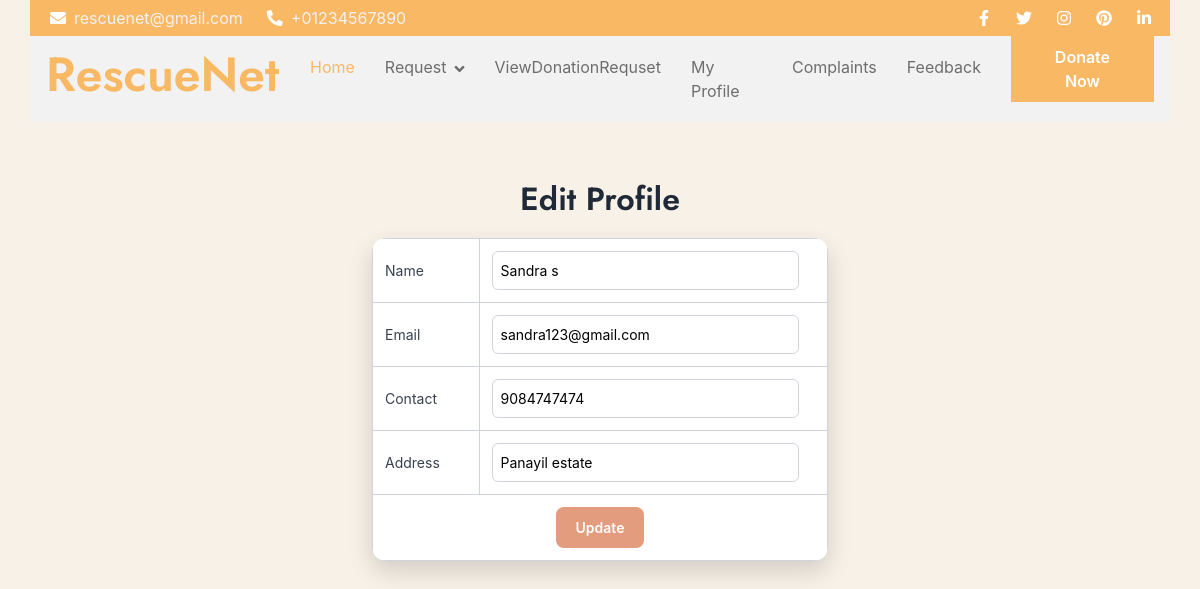
/User/EditProfile/ (signed in), run on the app's committed database.
### Guest/models.py (models this page shows)
class tbl_user(models.Model):
    user_name=models.CharField(max_length=50)
    user_email=models.CharField(max_length=50)
    user_contact=models.CharField(max_length=50)
    user_address=models.CharField(max_length=100)
    user_password=models.CharField(max_length=50)
    user_photo=models.FileField(upload_to="Assets/UserDocs/")
    place=models.ForeignKey(tbl_place,on_delete=models.CASCADE)
    user_status=models.IntegerField(default=0)

### User/views.py (the view, shortened to what this page needs)
# urls.py: path("EditProfile/",views.EditProfile,name="EditProfile"),
def EditProfile(request):
    if "uid" not in request.session:
        return redirect("Guest:Login")
    userdata=tbl_user.objects.get(id=request.session["uid"])
    return render(request,'User/EditProfile.html',{"userdata":userdata})

### User/Templates/User/EditProfile.html (shortened to what this page needs)
{% extends 'User/Header.html' %}
{% block content %}
<!DOCTYPE html>
<html lang="en">
<head>
</head>
<body>
<h2>Edit Profile</h2>
<form action="" method="post">
    <table>
        <tr>
            <td>Name</td>
            <td>
                <input type="text" required name="txt_name" id="txt_name"
                value="{{userdata.user_name}}"
                title="Name Allows Only Alphabets,Spaces and First Letter Must Be Capital Letter"
                pattern="^[A-Z]+[a-zA-Z ]*$">
            </td>
        </tr>
        <tr>
            <td>Email</td>
            <td>
                <input type="email" required name="txt_email" id="txt_email" value="{{userdata.user_email}}">
            </td>
        </tr>
        <tr>
            <td>Contact</td>
            <td>
                <input type="text" required name="txt_contact" id="txt_contact" value="{{userdata.user_contact}}"
                pattern="[7-9]{1}[0-9]{9}"
                title="Phone number with 7-9 and remaining 9 digits with 0-9">
            </td>
        </tr>
        <tr>
            <td>Address</td>
            <td>
                <input type="text" required name="txt_address" id="txt_address" value="{{userdata.user_address}}">
            </td>
        </tr>
        <tr>
            <td colspan="2" align="center">
                <input type="submit" value="Update">
            </td>
        </tr>
    </table>
</form>
</body>
</html>
{% endblock %}

### User/Templates/User/EditProfile.html (style rules this page uses)
body { font-family: "Inter", "Segoe UI", Arial, sans-serif; background-color: #f3eadaa1; padding: 30px; color: #374151; }
h2 { text-align: center; font-weight: 600; color: #1f2937; margin-bottom: 20px; }
table { width: 40%; margin: auto; border-collapse: collapse; background-color: #ffffff; border-radius: 14px; overflow: hidden; box-shadow: 0 10px 25px rgba(0,0,0,0.15); }
th, td { border: 1px solid #cfd4dc; padding: 12px; font-size: 14px; }
input[type="text"], input[type="email"] { width: 95%; padding: 8px; border: 1px solid #cfd4dc; border-radius: 6px; font-size: 14px; }
input[type="submit"] { background-color: #e39c7d; color: #fff; padding: 10px 20px; border: none; border-radius: 8px; font-weight: 600; cursor: pointer; transition: background 0.3s; }

### data on the page
tbl_user: txt_name "Sandra s", txt_email "sandra123@gmail.com", txt_contact "9084747474", txt_address "Panayil estate"
